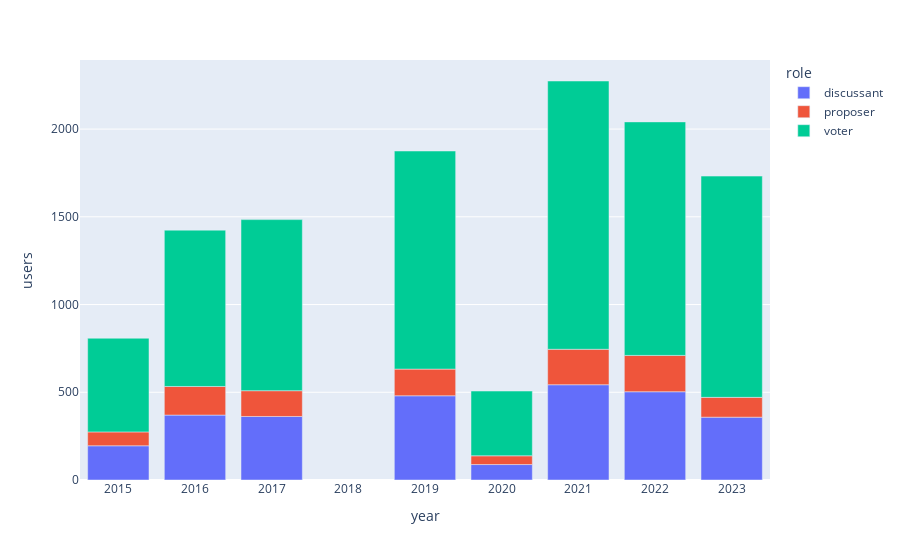

Notebook source saved alongside this figure:
### Code cell
fig = px.bar(roles_by_year, x='year', y='users', color='role')
fig.show()

### Figure 1 — Plotly figure (JSON) as saved in the notebook; plotly's stock layout.template omitted (floating-point values rounded to 4 significant figures)
{"data": [{"alignmentgroup": "True", "hovertemplate": "role=discussant<br>year=%{x}<br>users=%{y}<extra></extra>", "legendgroup": "discussant", "marker": {"color": "#636efa", "pattern": {"shape": ""}}, "name": "discussant", "offsetgroup": "discussant", "orientation": "v", "showlegend": true, "textposition": "auto", "type": "bar", "x": [2015, 2016, 2017, 2019, 2020, 2021, 2022, 2023], "xaxis": "x", "y": [195, 370, 362, 480, 88, 543, 503, 358], "yaxis": "y"}, {"alignmentgroup": "True", "hovertemplate": "role=proposer<br>year=%{x}<br>users=%{y}<extra></extra>", "legendgroup": "proposer", "marker": {"color": "#EF553B", "pattern": {"shape": ""}}, "name": "proposer", "offsetgroup": "proposer", "orientation": "v", "showlegend": true, "textposition": "auto", "type": "bar", "x": [2015, 2016, 2017, 2019, 2020, 2021, 2022, 2023], "xaxis": "x", "y": [79, 163, 147, 152, 50, 202, 207, 113], "yaxis": "y"}, {"alignmentgroup": "True", "hovertemplate": "role=voter<br>year=%{x}<br>users=%{y}<extra></extra>", "legendgroup": "voter", "marker": {"color": "#00cc96", "pattern": {"shape": ""}}, "name": "voter", "offsetgroup": "voter", "orientation": "v", "showlegend": true, "textposition": "auto", "type": "bar", "x": [2015, 2016, 2017, 2019, 2020, 2021, 2022, 2023], "xaxis": "x", "y": [534, 891, 975, 1243, 369, 1529, 1331, 1261], "yaxis": "y"}], "layout": {"autosize": true, "barmode": "relative", "legend": {"title": {"text": "role"}, "tracegroupgap": 0}, "margin": {"t": 60}, "xaxis": {"anchor": "y", "autorange": true, "domain": [0, 1], "range": [2014.0, 2024.0], "title": {"text": "year"}, "type": "linear"}, "yaxis": {"anchor": "x", "autorange": true, "domain": [0, 1], "range": [0, 2394.0], "title": {"text": "users"}, "type": "linear"}}}
